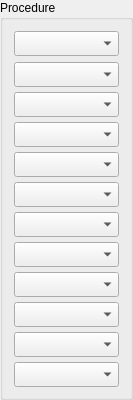
  <widget class="QGroupBox" name="groupBox">
   <property name="geometry">
    <rect>
     <x>350</x>
     <y>60</y>
     <width>120</width>
     <height>400</height>
    </rect>
   </property>
   <property name="sizePolicy">
    <sizepolicy hsizetype="Fixed" vsizetype="Fixed">
     <horstretch>0</horstretch>
     <verstretch>0</verstretch>
    </sizepolicy>
   </property>
   <property name="minimumSize">
    <size>
     <width>0</width>
     <height>400</height>
    </size>
   </property>
   <property name="maximumSize">
    <size>
     <width>16777215</width>
     <height>400</height>
    </size>
   </property>
   <property name="title">
    <string>Procedure</string>
   </property>
   <layout class="QVBoxLayout" name="verticalLayout">
    <item>
     <widget class="QComboBox" name="pc1">
      <property name="sizePolicy">
       <sizepolicy hsizetype="Fixed" vsizetype="Fixed">
        <horstretch>0</horstretch>
        <verstretch>0</verstretch>
       </sizepolicy>
      </property>
      <property name="minimumSize">
       <size>
        <width>105</width>
        <height>25</height>
       </size>
      </property>
      <property name="maximumSize">
       <size>
        <width>105</width>
        <height>25</height>
       </size>
      </property>
      <property name="placeholderText">
       <string>Procedure</string>
      </property>
     </widget>
    </item>
    <item>
     <widget class="QComboBox" name="pc2">
      <property name="sizePolicy">
       <sizepolicy hsizetype="Fixed" vsizetype="Fixed">
        <horstretch>0</horstretch>
        <verstretch>0</verstretch>
       </sizepolicy>
      </property>
      <property name="minimumSize">
       <size>
        <width>105</width>
        <height>25</height>
       </size>
      </property>
      <property name="placeholderText">
       <string>Procedure</string>
      </property>
     </widget>
    </item>
    <item>
     <widget class="QComboBox" name="pc3">
      <property name="sizePolicy">
       <sizepolicy hsizetype="Fixed" vsizetype="Fixed">
        <horstretch>0</horstretch>
        <verstretch>0</verstretch>
       </sizepolicy>
      </property>
      <property name="minimumSize">
       <size>
        <width>105</width>
        <height>25</height>
       </size>
      </property>
      <property name="maximumSize">
       <size>
        <width>16777215</width>
        <height>16777215</height>
       </size>
      </property>
      <property name="placeholderText">
       <string>Procedure</string>
      </property>
     </widget>
    </item>
    <item>
     <widget class="QComboBox" name="pc4">
      <property name="sizePolicy">
       <sizepolicy hsizetype="Fixed" vsizetype="Fixed">
        <horstretch>0</horstretch>
        <verstretch>0</verstretch>
       </sizepolicy>
      </property>
      <property name="minimumSize">
       <size>
        <width>105</width>
        <height>25</height>
       </size>
      </property>
      <property name="placeholderText">
       <string>Procedure</string>
      </property>
     </widget>
    </item>
    <item>
     <widget class="QComboBox" name="pc5">
      <property name="sizePolicy">
       <sizepolicy hsizetype="Fixed" vsizetype="Fixed">
        <horstretch>0</horstretch>
        <verstretch>0</verstretch>
       </sizepolicy>
      </property>
      <property name="minimumSize">
       <size>
        <width>105</width>
        <height>25</height>
       </size>
      </property>
      <property name="placeholderText">
       <string>Procedure</string>
      </property>
     </widget>
    </item>
    <item>
     <widget class="QComboBox" name="pc6">
      <property name="sizePolicy">
       <sizepolicy hsizetype="Fixed" vsizetype="Fixed">
        <horstretch>0</horstretch>
        <verstretch>0</verstretch>
       </sizepolicy>
      </property>
      <property name="minimumSize">
       <size>
        <width>105</width>
        <height>25</height>
       </size>
      </property>
      <property name="maximumSize">
       <size>
        <width>16777215</width>
        <height>23</height>
       </size>
      </property>
      <property name="placeholderText">
       <string>Procedure</string>
      </property>
     </widget>
    </item>
    <item>
     <widget class="QComboBox" name="pc7">
      <property name="sizePolicy">
       <sizepolicy hsizetype="Fixed" vsizetype="Fixed">
        <horstretch>0</horstretch>
        <verstretch>0</verstretch>
       </sizepolicy>
      </property>
      <property name="minimumSize">
       <size>
        <width>105</width>
        <height>25</height>
       </size>
      </property>
      <property name="maximumSize">
       <size>
        <width>16777215</width>
        <height>23</height>
       </size>
      </property>
      <property name="placeholderText">
       <string>Procedure</string>
      </property>
     </widget>
    </item>
    <item>
     <widget class="QComboBox" name="pc8">
      <property name="sizePolicy">
       <sizepolicy hsizetype="Fixed" vsizetype="Fixed">
        <horstretch>0</horstretch>
        <verstretch>0</verstretch>
       </sizepolicy>
      </property>
      <property name="minimumSize">
       <size>
        <width>105</width>
        <height>25</height>
       </size>
      </property>
      <property name="placeholderText">
       <string>Procedure</string>
      </property>
     </widget>
    </item>
    <item>
     <widget class="QComboBox" name="pc9">
      <property name="sizePolicy">
       <sizepolicy hsizetype="Fixed" vsizetype="Fixed">
        <horstretch>0</horstretch>
        <verstretch>0</verstretch>
       </sizepolicy>
      </property>
      <property name="minimumSize">
       <size>
        <width>105</width>
        <height>25</height>
       </size>
      </property>
      <property name="placeholderText">
       <string>Procedure</string>
      </property>
     </widget>
    </item>
    <item>
     <widget class="QComboBox" name="pc10">
      <property name="sizePolicy">
       <sizepolicy hsizetype="Fixed" vsizetype="Fixed">
        <horstretch>0</horstretch>
        <verstretch>0</verstretch>
       </sizepolicy>
      </property>
      <property name="minimumSize">
       <size>
        <width>105</width>
        <height>25</height>
       </size>
      </property>
      <property name="maximumSize">
       <size>
        <width>16777215</width>
        <height>25</height>
       </size>
      </property>
      <property name="placeholderText">
       <string>Procedure</string>
      </property>
     </widget>
    </item>
    <item>
     <widget class="QComboBox" name="pc11">
      <property name="sizePolicy">
       <sizepolicy hsizetype="Fixed" vsizetype="Fixed">
        <horstretch>0</horstretch>
        <verstretch>0</verstretch>
       </sizepolicy>
      </property>
      <property name="minimumSize">
       <size>
        <width>105</width>
        <height>25</height>
       </size>
      </property>
      <property name="maximumSize">
       <size>
        <width>16777215</width>
        <height>25</height>
       </size>
      </property>
      <property name="placeholderText">
       <string>Procedure</string>
      </property>
     </widget>
    </item>
    <item>
     <widget class="QComboBox" name="pc12">
      <property name="sizePolicy">
       <sizepolicy hsizetype="Fixed" vsizetype="Fixed">
        <horstretch>0</horstretch>
        <verstretch>0</verstretch>
       </sizepolicy>
      </property>
      <property name="minimumSize">
       <size>
        <width>105</width>
        <height>25</height>
       </size>
      </property>
      <property name="maximumSize">
       <size>
        <width>16777215</width>
        <height>25</height>
       </size>
      </property>
      <property name="placeholderText">
       <string>Procedure</string>
      </property>
     </widget>
    </item>
   </layout>
  </widget>
